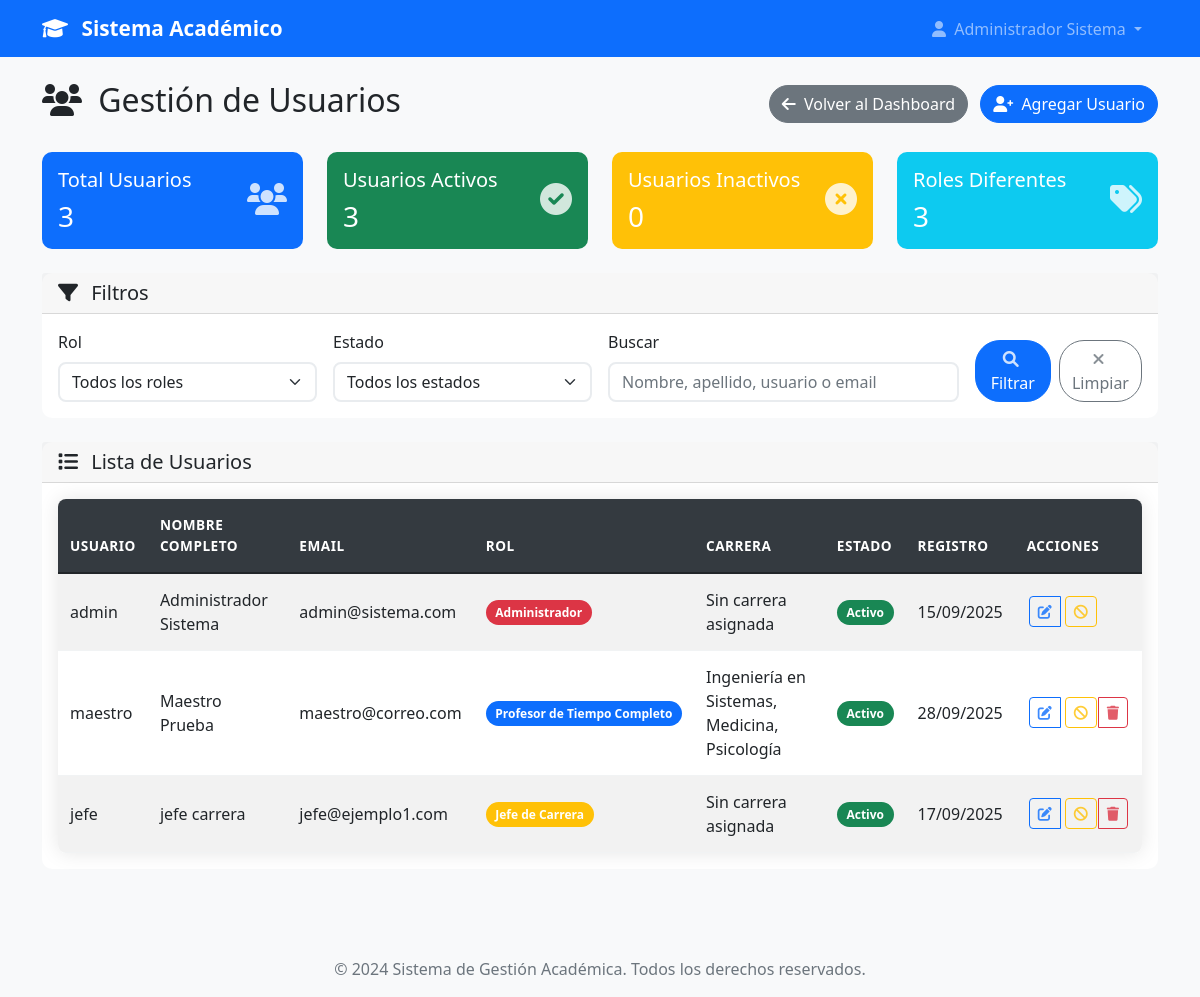
Before: /admin/usuarios (signed in) with the older database file.
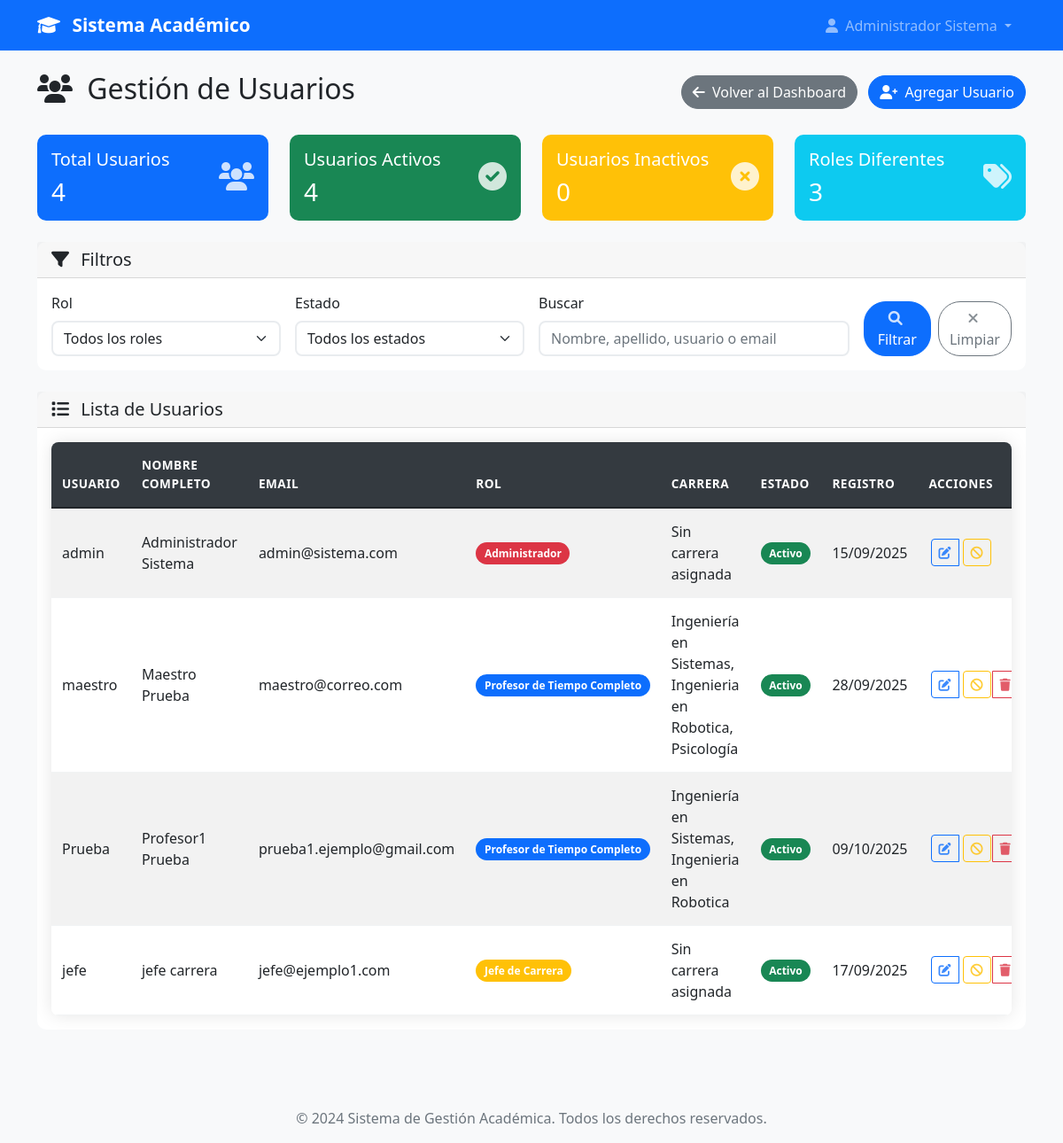
After: the same page with the newer database file.
### models.py (models this page shows, shortened)
class User(UserMixin, db.Model):
    id = db.Column(db.Integer, primary_key=True)
    username = db.Column(db.String(80), unique=True, nullable=False)
    email = db.Column(db.String(120), unique=True, nullable=False)
    password_hash = db.Column(db.String(120), nullable=False)
    nombre = db.Column(db.String(100), nullable=False)
    apellido = db.Column(db.String(100), nullable=False)
    telefono = db.Column(db.String(20))
    imagen_perfil = db.Column(db.String(200))  # Ruta de la imagen de perfil
    rol = db.Column(db.String(20), nullable=False)
    tipo_profesor = db.Column(db.String(20))
    carreras = db.relationship('Carrera', secondary=user_carreras, backref=db.backref('usuarios', lazy=True))
    carrera_id = db.Column(db.Integer, db.ForeignKey('carrera.id'))
    carrera = db.relationship('Carrera', foreign_keys=[carrera_id], backref=db.backref('jefe_carrera', uselist=False))
    fecha_registro = db.Column(db.DateTime, default=datetime.utcnow)
    activo = db.Column(db.Boolean, default=True)
    def get_nombre_completo(self):
        return f"{self.nombre} {self.apellido}"
    def is_admin(self):
        return self.rol == 'admin'
    def get_rol_display(self):
        roles = {
            'admin': 'Administrador',
            'jefe_carrera': 'Jefe de Carrera',
            'profesor_completo': 'Profesor de Tiempo Completo',
            'profesor_asignatura': 'Profesor por Asignatura'
        }
        return roles.get(self.rol, self.rol)
    def get_carrera_nombre(self):
        if not self.carreras:
            return 'Sin carrera asignada'
        if len(self.carreras) == 1:
            return self.carreras[0].nombre
        else:
            return ', '.join([c.nombre for c in self.carreras])

class Carrera(db.Model):
    id = db.Column(db.Integer, primary_key=True)
    nombre = db.Column(db.String(150), nullable=False, unique=True)
    codigo = db.Column(db.String(10), nullable=False, unique=True)  # Ej: "ING-SIS", "MED", etc.
    descripcion = db.Column(db.Text)
    facultad = db.Column(db.String(100))
    activa = db.Column(db.Boolean, default=True)
    fecha_creacion = db.Column(db.DateTime, default=datetime.utcnow)
    creada_por = db.Column(db.Integer, db.ForeignKey('user.id'), nullable=False)
    creador = db.relationship('User', foreign_keys=[creada_por], backref=db.backref('carreras_creadas', lazy=True))

### app.py (the view, shortened to what this page needs)
@app.route('/admin/usuarios')
@login_required
def gestionar_usuarios():
    if not current_user.is_admin():
        flash('No tienes permisos para acceder a esta página.', 'error')
        return redirect(url_for('dashboard'))
    rol_filter = request.args.get('rol', '')
    activo_filter = request.args.get('activo', '')
    busqueda = request.args.get('busqueda', '')
    query = User.query
    if rol_filter:
        if rol_filter == 'profesor':
            query = query.filter(User.rol.in_(['profesor_completo', 'profesor_asignatura']))
        else:
            query = query.filter_by(rol=rol_filter)
    if activo_filter:
        if activo_filter == 'activos':
            query = query.filter_by(activo=True)
        elif activo_filter == 'inactivos':
            query = query.filter_by(activo=False)
    usuarios = query.order_by(User.nombre, User.apellido).all()
    total_usuarios = len(usuarios)
    usuarios_activos = sum(1 for u in usuarios if u.activo)
    usuarios_inactivos = total_usuarios - usuarios_activos
    roles_count = {}
    for usuario in usuarios:
        rol_display = usuario.get_rol_display()
        roles_count[rol_display] = roles_count.get(rol_display, 0) + 1
    return render_template('admin/usuarios.html',
                         usuarios=usuarios,
                         total_usuarios=total_usuarios,
                         usuarios_activos=usuarios_activos,
                         usuarios_inactivos=usuarios_inactivos,
                         roles_count=roles_count,
                         filtros_activos={
                             'rol': rol_filter,
                             'activo': activo_filter,
                             'busqueda': busqueda
                         })

### app.py (called while the page is built)
@login_manager.user_loader
def load_user(user_id):
    return User.query.get(int(user_id))

@app.context_processor
def inject_user_counts():
    if current_user.is_authenticated and current_user.is_admin():
        return dict(
            total_users=User.query.count(),
            total_admins=User.query.filter_by(rol='admin').count(),
            total_jefes=User.query.filter_by(rol='jefe_carrera').count(),
            total_profesores=User.query.filter(User.rol.in_(['profesor_completo', 'profesor_asignatura'])).count()
        )
    return dict()

### templates/admin/usuarios.html (shortened to what the changed rows need)
{% extends "base.html" %}
{% block content %}
<div class="row">
    <div class="col-12">
        <div class="d-flex justify-content-between align-items-center mb-4">
            <h2>
                <i class="fas fa-users me-2"></i>
                Gestión de Usuarios
            </h2>
        </div>
    </div>
</div>
<div class="row mb-4">
    <div class="col-md-3">
        <div class="card bg-primary text-white">
            <div class="card-body">
                <div class="d-flex align-items-center">
                    <div class="flex-grow-1">
                        <h5 class="card-title">Total Usuarios</h5>
                        <h3 class="mb-0">{{ total_usuarios }}</h3>
                    </div>
                </div>
            </div>
        </div>
    </div>
    <div class="col-md-3">
        <div class="card bg-success text-white">
            <div class="card-body">
                <div class="d-flex align-items-center">
                    <div class="flex-grow-1">
                        <h5 class="card-title">Usuarios Activos</h5>
                        <h3 class="mb-0">{{ usuarios_activos }}</h3>
                    </div>
                </div>
            </div>
        </div>
    </div>
</div>
<div class="row">
    <div class="col-12">
        <div class="card">
            <div class="card-body">
                {% if usuarios %}
                    <div class="table-responsive">
                        <table class="table table-striped table-hover">
                            <thead class="table-dark">
                                <tr>
                                    <th>Usuario</th>
                                    <th>Nombre Completo</th>
                                    <th>Email</th>
                                    <th>Rol</th>
                                    <th>Carrera</th>
                                    <th>Estado</th>
                                    <th>Registro</th>
                                    <th>Acciones</th>
                                </tr>
                            </thead>
                            <tbody>
                                {% for usuario in usuarios %}
                                <tr>
                                    <td>{{ usuario.username }}</td>
                                    <td>{{ usuario.get_nombre_completo() }}</td>
                                    <td>{{ usuario.email }}</td>
                                    <td>
                                        <span class="badge bg-{% if usuario.rol == 'admin' %}danger{% elif usuario.rol == 'jefe_carrera' %}warning{% else %}primary{% endif %}">
                                            {{ usuario.get_rol_display() }}
                                        </span>
                                    </td>
                                    <td>{{ usuario.get_carrera_nombre() }}</td>
                                    <td>
                                        {% if usuario.activo %}
                                            <span class="badge bg-success">Activo</span>
                                        {% else %}
                                            <span class="badge bg-danger">Inactivo</span>
                                        {% endif %}
                                    </td>
                                    <td>{{ usuario.fecha_registro.strftime('%d/%m/%Y') }}</td>
                                    <td>
                                        <div class="btn-group" role="group">
                                            <a href="{{ url_for('editar_usuario', id=usuario.id) }}" class="btn btn-sm btn-outline-primary" title="Editar">
                                                <i class="fas fa-edit"></i>
                                            </a>
                                            {% if usuario.activo %}
                                                <form method="POST" action="{{ url_for('desactivar_usuario', id=usuario.id) }}" style="display: inline;">
                                                    <button type="submit" class="btn btn-sm btn-outline-warning" title="Desactivar"
                                                            onclick="return confirm('¿Estás seguro de desactivar este usuario?')">
                                                        <i class="fas fa-ban"></i>
                                                    </button>
                                                </form>
                                            {% endif %}
                                            {% if usuario.id != current_user.id %}
                                                <a href="{{ url_for('eliminar_usuario', id=usuario.id) }}" class="btn btn-sm btn-outline-danger" title="Eliminar">
                                                    <i class="fas fa-trash"></i>
                                                </a>
                                            {% endif %}
                                        </div>
                                    </td>
                                </tr>
                                {% endfor %}
                            </tbody>
                        </table>
                    </div>
                {% endif %}
            </div>
        </div>
    </div>
</div>
{% endblock %}

### templates/base.html (shortened to what this page needs)
<!DOCTYPE html>
<html lang="es">
<head>
    <link href="https://cdn.jsdelivr.net/npm/bootstrap@5.1.3/dist/css/bootstrap.min.css" rel="stylesheet">
    <link rel="stylesheet" href="https://cdnjs.cloudflare.com/ajax/libs/font-awesome/6.0.0/css/all.min.css">
    <link rel="stylesheet" href="{{ url_for('static', filename='css/style.css') }}">
</head>
<body>
    <nav class="navbar navbar-expand-lg navbar-dark bg-primary">
        <div class="container">
            <a class="navbar-brand" href="{{ url_for('index') }}">
                <i class="fas fa-graduation-cap me-2"></i>
                Sistema Académico
            </a>
            <div class="collapse navbar-collapse" id="navbarNav">
                <ul class="navbar-nav ms-auto">
                    {% if current_user.is_authenticated %}
                        <li class="nav-item dropdown">
                            <a class="nav-link dropdown-toggle" href="#" id="navbarDropdown" role="button" data-bs-toggle="dropdown">
                                <i class="fas fa-user me-1"></i>
                                {{ current_user.get_nombre_completo() }}
                            </a>
                        </li>
                    {% endif %}
                </ul>
            </div>
        </div>
    </nav>
    <main class="py-4">
        <div class="container">
            {% block content %}{% endblock %}
        </div>
    </main>
    <footer class="bg-light text-center py-3 mt-5">
        <div class="container">
            <p class="text-muted mb-0">&copy; 2024 Sistema de Gestión Académica. Todos los derechos reservados.</p>
        </div>
    </footer>
</body>
</html>

Changed rows visible on the page:
changed through a linked row, User "maestro": get_carrera_nombre "Ingeniería en Sistemas, Medicina, Psicología" → "Ingeniería en Sistemas, Ingenieria en Robotica, Psicología"
added User: username "Prueba", get_nombre_completo "Profesor1 Prueba", email "prueba1.ejemplo@gmail.com", rol "Profesor de Tiempo Completo", get_carrera_nombre "Ingeniería en Sistemas, Ingenieria en Robotica", activo "Activo", fecha_registro "09/10/2025"
Other visible differences:
{{ total_usuarios }}: "3" → "4"
{{ usuarios_activos }}: "3" → "4"
